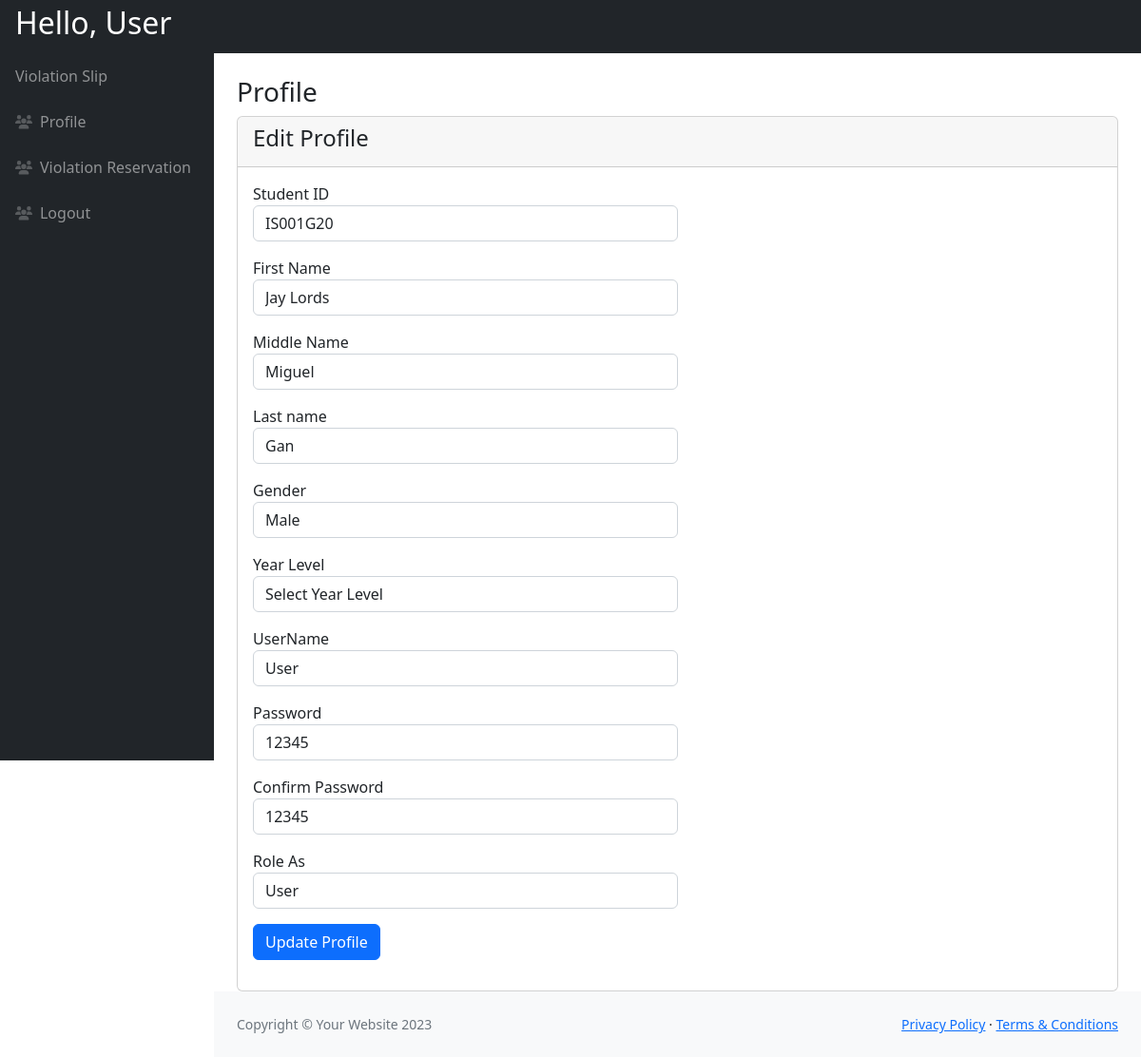
Screenshot of /studentPage/viewProfile.php (signed in) with the database file from the repository.
### tables this page shows
CREATE TABLE `users` (
  `user_id` bigint(5) NOT NULL,
  `Student_id` varchar(100) NOT NULL,
  `first_name` varchar(20) NOT NULL,
  `middle_name` varchar(100) NOT NULL,
  `last_name` varchar(100) NOT NULL,
  `gender` varchar(100) NOT NULL,
  `Y_level` varchar(100) NOT NULL,
  `user_name` varchar(100) NOT NULL,
  `password` varchar(100) NOT NULL,
  `C_password` varchar(100) NOT NULL,
  `user_type` varchar(50) NOT NULL DEFAULT 'user'
);

### studentPage/viewProfile.php (the view, shortened to what this page needs)
<?php
include('includes/header.php');
include('includes/sidebar.php');
include('../connection/connection.php');
$user_id = $_SESSION["user_id"];
$stmt = mysqli_prepare($conn, "SELECT * FROM users WHERE user_id = ? ");
mysqli_stmt_bind_param($stmt, "i", $user_id);
mysqli_stmt_execute($stmt);
$result = mysqli_stmt_get_result($stmt);
$info = mysqli_fetch_assoc($result);
?>
<!DOCTYPE html>
<html lang="en">
<head>
</head>
<body>
    <div class="container-fluid px-4">
        <h3 class="mt-4">Profile</h3>
        <div class="row">
            <div class="col-md-12">
                <div class="card">
                    <div class="card-header">
                        <h4>Edit Profile</h4>
                    </div>
                    <div class="card-body">
                        <form action="profile_update_process.php" method="POST">
                            <div classs="row">
                                <div class="col-md-6 mb-3">
                                    <label for="">Student ID</label>
                                    <input type="text" name="Student_id" value="<?php echo "{$info['Student_id']}"?>" class="form-control">
                                </div>
                                <div class="col-md-6 mb-3">
                                    <label for="">First Name</label>
                                    <input type="text" name="first_name" value="<?php echo "{$info['first_name']}"?>" class="form-control">
                                </div>
                                <div class="col-md-6 mb-3">
                                    <label for="">Middle Name</label>
                                    <input type="text" name="middle_name" value="<?php echo "{$info['middle_name']}"?>" class="form-control">
                                </div>
                                <div class="col-md-6 mb-3">
                                    <label for="">Last name</label>
                                    <input type="text" name="last_name" value="<?php echo "{$info['last_name']}"?>" class="form-control">
                                </div>
                                <div class="col-md-6 mb-3">
                                    <label for="">Gender</label>
                                    <select name="gender" class="form-control">
                                        <option value="male" <?php echo $info['gender'] == 'male' ? 'selected' : ''?> >Male</option>
                                    </select>
                                </div>
                                <div class="col-md-6 mb-3">
                                    <label for="">Year Level</label>
                                    <select name="Y_level" class="form-control">
                                        <option value="">Select Year Level</option>
                                    </select>
                                </div>
                                <div class="col-md-6 mb-3">
                                    <label for="">UserName</label>
                                    <input type="text" name="user_name" value="<?php echo "{$info['user_name']}"?>" class="form-control">
                                </div>
                                <div class="col-md-6 mb-3">
                                    <label for="">Password</label>
                                    <input type="text" name="password" value="<?php echo "{$info['password']}"?>" class="form-control">
                                </div>
                                <div class="col-md-6 mb-3">
                                    <label for="">Confirm Password</label>
                                    <input type="text" name="C_password" value="<?php echo "{$info['C_password']}"?>" class="form-control">
                                </div>
                                <div class="col-md-6 mb-3">
                                    <label for="">Role As</label>
                                    <select name="user_type" class="form-control">
                                        <option value="user" <?php echo $info['user_type'] == 'user' ? 'selected' : ''?> >User</option>
                                    </select>
                                </div>
                                <div class="col-md-12 mb-3">
                                    <button type="submit" name="update_profile" class="btn btn-primary">Update Profile</button>
                                </div>
                            </div>
                        </form>
                    </div>
                </div>
            </div>
        </div>
    </div>
    <?php
    include('includes/footer.php');
include('includes/scripts.php');
?>
</body>
</html>

### rows the page displays
users: Student_id "IS001G20", first_name "Jay Lords", middle_name "Miguel", last_name "Gan", gender "Male", user_name "User", password "12345", C_password "12345", user_type "User"

### other values shown
$_SESSION["user_name"] "User"
